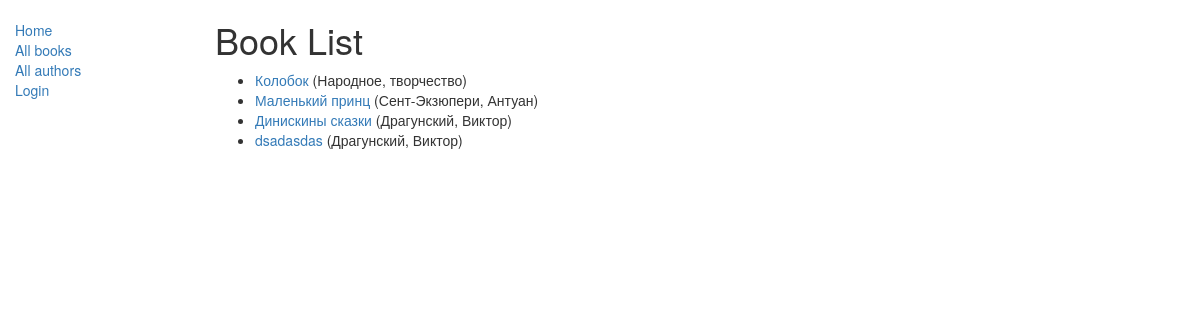
Before: /catalog/books/ with the older database file.
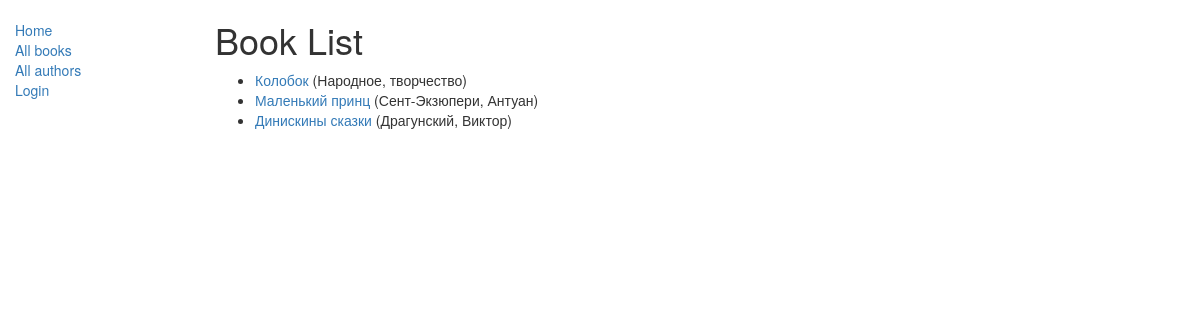
After: the same page with the newer database file.
### catalog/models.py (models this page shows, shortened)
class Book(models.Model):
    title = models.CharField(max_length=200)
    author = models.ForeignKey('Author', on_delete=models.SET_NULL, null=True)
    summary = models.TextField(max_length=1000, help_text='Описание книги')
    isbn = models.CharField('ISBN', max_length=13, help_text='13 Символов')
    genre = models.ManyToManyField(Genre, help_text='Выбирите жанры книги')
    language = models.ForeignKey('Language', on_delete=models.SET_NULL, null=True)
    def display_genre(self):
        return ', '.join([ genre.name for genre in self.genre.all()[:3]])
    display_genre.short_description = 'Genre'

class Author(models.Model):
    first_name = models.CharField(max_length=200)
    last_name = models.CharField(max_length=200)
    date_of_birth = models.DateField(null=True, blank=True)
    date_of_death = models.DateField('Died', null=True, blank=True)
    def __str__(self):
        return '%s, %s' % (self.last_name, self.first_name)

### catalog/views.py (the view)
# urls.py: path('books/', views.BookListView.as_view(), name='books'),
class BookListView(generic.ListView):
    model = Book
    paginate_by = 10

### templates/catalog/book_list.html
{% extends "base.html" %}
{% block content %}
    <h1>Book List</h1>
    {% if book_list %}
    <ul>
      {% for book in book_list %}
      <li>
        <a href="{% url 'book_detail' book.pk %}">{{ book.title }}</a> ({{book.author}})
      </li>
      {% endfor %}
    </ul>
    {% else %}
      <p>There are no books in the library.</p>
    {% endif %}
{% endblock %}

Changed rows visible on the page:
removed Book: title "dsadasdas", author "Драгунский, Виктор"
